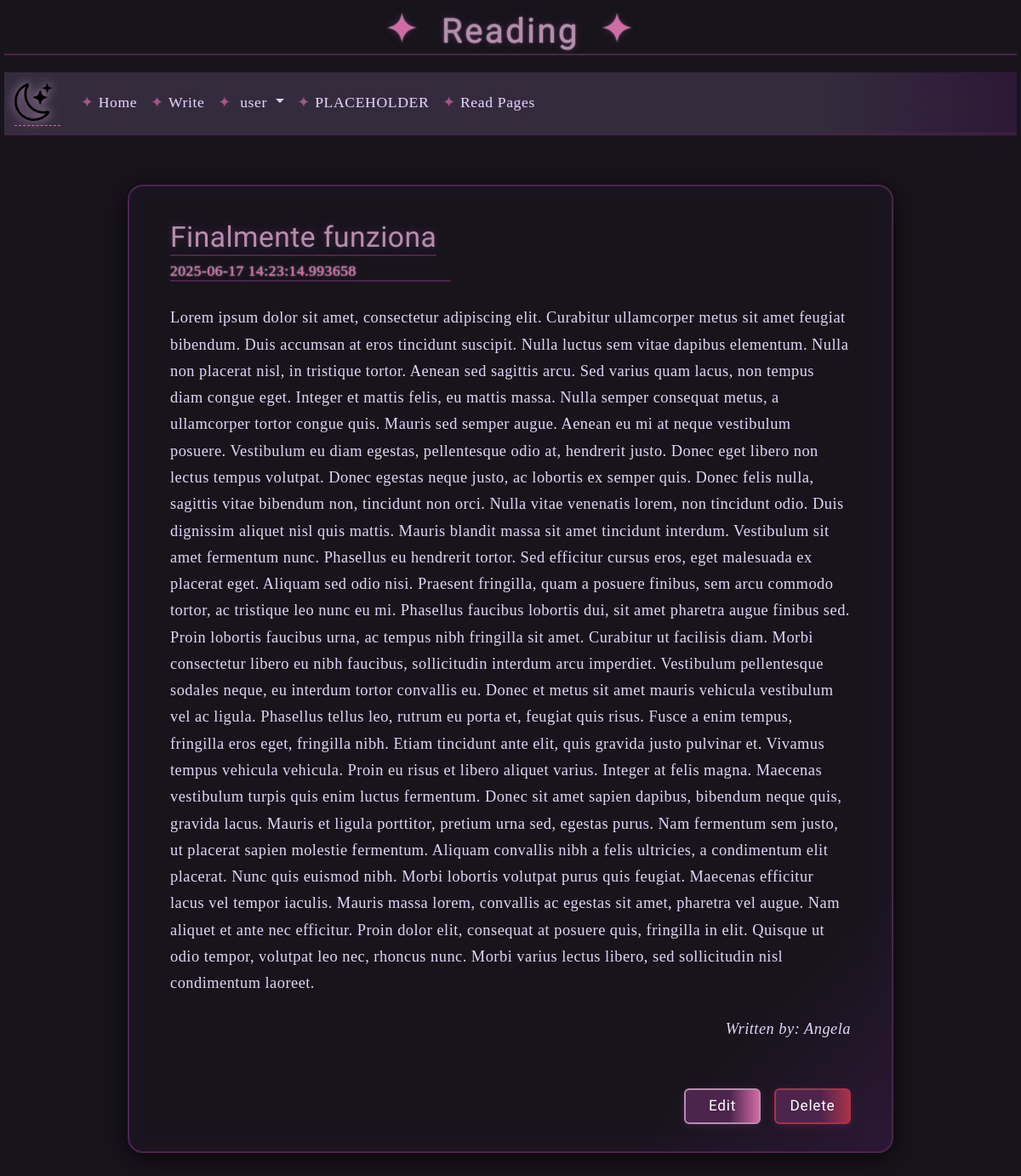
Screenshot of /read/4 (signed in) with the database file from the repository.
### app/models.py (models this page shows)
class Page(db.Model):
  metadata_obj
  id = db.Column(db.Integer, primary_key = True)
  title = db.Column(db.String(200), nullable = False)
  author_id = db.Column(db.Integer, db.ForeignKey('user.id'), nullable = False)
  text = db.Column(db.Text, nullable = False)
  date = db.Column(db.DateTime, default=datetime.now())

class User(db.Model):
  metadata_obj
  id = db.Column(db.Integer, primary_key = True)
  name = db.Column(db.String(100), nullable = False)
  email = db.Column(db.String(100), unique = True, nullable = False)
  password = db.Column(db.String(16), nullable = False)
  pages = db.relationship('Page', backref = 'author', lazy = True)

### app/routes.py (the view)
@app.route('/read/<int:id>')
def read_id(id):
  page = Page.query.get_or_404(id)
  author_name = page.author.name
  return render_template('read-id.html', page=page, author_name = author_name, title='Reading')

### app/templates/read-id.html (shortened to what this page needs)
{% extends('base.html') %}
{% block content %}
  <div class="grimoire-page-box">
    <div class="grimoire-header">
      <div>
        <h2>{{ page.title }}</h2>
        <h3>{{ page.date }}</h3>
      </div>
    </div>
    <article>
      <p>
        {{ page.text }}
      </p>
      <p class="grimoire-author">
        Written by: {{ author_name }}
      </p>
    </article>
    <div class="grimoire-actions">
      <a href="{{ url_for('page_edit', id=page.id) }}" class="btn btn-primary">Edit</a>
      <a href="{{ url_for('delete', id=page.id) }}" class="btn btn-danger">Delete</a>
    </div>
  </div>
{% endblock %}

### app/static/styles/style.css (style rules this page uses)
body { background: #18141c; color: #e0d6f6; font-family: 'Cormorant Garamond', serif; letter-spacing: 0.03em; }
h1, h2, h3 { font-family: 'UnifrakturCook', 'Cinzel Decorative', serif; color: #b48ead; text-shadow: 0 0 8px #4b254c, 0 0 2px #fff; border-bottom: 2px double #4b254c; margin-bottom: 0.5em; }
a { color: #d16ba5; text-decoration: none; border-bottom: 1px dashed #d16ba5; transition: color 0.2s; }
.btn-primary { background: linear-gradient(90deg, #4b254c 60%, #d16ba5 100%); border: 2px double #b48ead; color: #fff; font-family: 'Cinzel Decorative', serif; font-size: 1.1em; letter-spacing: 0.04em; box-shadow: 0 2px 10px #4b254c99; transition: background-color 0.2s, box-shadow 0.2s; }
.grimoire-page-box { background: linear-gradient(135deg, #18141c 85%, #2d1836 100%); border: 2.5px double #4b254c; border-radius: 18px; box-shadow: 0 6px 32px #000b, 0 0 0 16px #24183633 inset; color: #e0d6f6; font-family: 'Cormorant Garamond', serif; padding: 2.5em 3em 2em 3em; margin: 3em auto 2em auto; max-width: 900px; min-height: 450px; position: relative; display: flex; flex-direction: column; }
.grimoire-header { display: flex; align-items: flex-start; margin-bottom: 1.5em; }
.grimoire-header h2 { color: #b48ead; font-family: 'UnifrakturCook', 'Cinzel Decorative', serif; font-size: 2.1em; text-shadow: 0 0 10px #4b254c, 0 0 2px #fff2; margin-bottom: 0.2em; margin-right: 0.5em; text-align: left; }
.grimoire-header h3 { color: #d16ba5; font-family: 'Cormorant Garamond', serif; font-size: 1.1em; margin-bottom: 0.2em; text-align: left; }
.grimoire-page-box article { flex: 1 1 auto; }
.grimoire-page-box article p { color: #e0d6f6; font-size: 1.15em; margin-bottom: 1.2em; line-height: 1.7; }
.grimoire-author { color: #b48ead; font-style: italic; text-align: right; font-size: 1em; }
.grimoire-actions { display: flex; justify-content: flex-end; gap: 1em; margin-top: 2em; }
.btn-primary, .btn-danger { font-family: 'UnifrakturCook', 'Cinzel Decorative', serif; font-size: 1.08em; letter-spacing: 0.04em; border: 2px double #b48ead; box-shadow: 0 2px 10px #4b254c99; transition: background-color 0.2s, box-shadow 0.2s; min-width: 90px; }
.btn-primary { background: linear-gradient(90deg, #4b254c 60%, #d16ba5 100%); color: #fff; }
.btn-danger { background: linear-gradient(90deg, #4b254c 60%, #a8324a 100%); color: #fff; border-color: #a8324a; }

### rows the page displays
Page: title "Finalmente funziona", date "2025-06-17 14:23:14.993658", text "Lorem ipsum dolor sit amet, consectetur adipiscing elit. Curabitur ullamcorper metus sit amet feugiat bibendum. Duis accumsan at eros tincidunt suscipit. Nulla luctus sem vitae dapibus elementum. Nulla non placerat nisl, in tristique tortor. Aenean sed sagittis arcu. Sed varius quam lacus, non tempus diam congue eget. Integer et mattis felis, eu mattis massa. Nulla semper consequat metus, a ullamcorper tortor congue quis. Mauris sed semper augue. Aenean eu mi at neque vestibulum posuere. Vestibulum eu diam egestas, pellentesque odio at, hendrerit justo. Donec eget libero non lectus tempus volutpat. Donec egestas neque justo, ac lobortis ex semper quis. Donec felis nulla, sagittis vitae…"
User: name "Angela"

### other values shown
{{ title }} "Reading"
{{ session['username'] }} "user"
